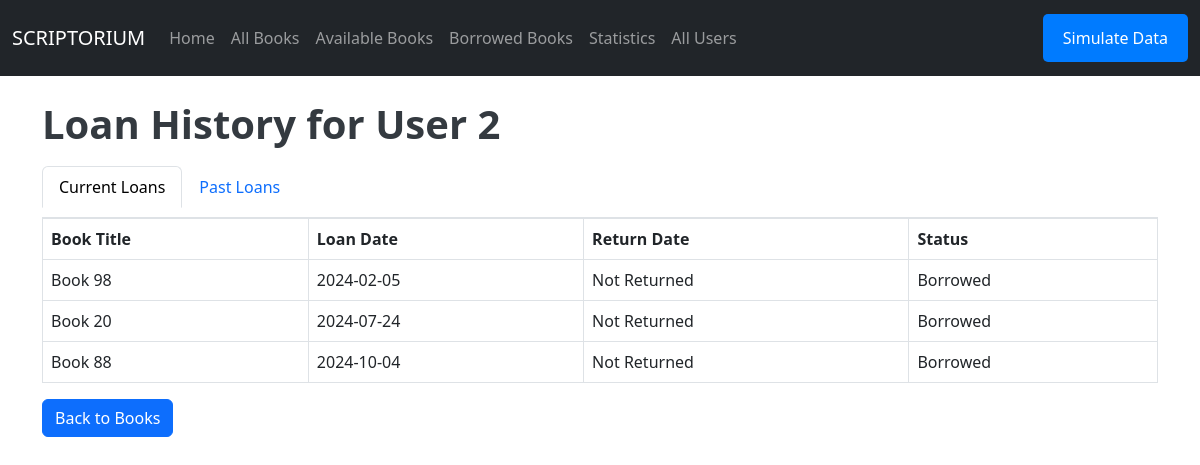
Page /users/2/loans on the earlier database version.
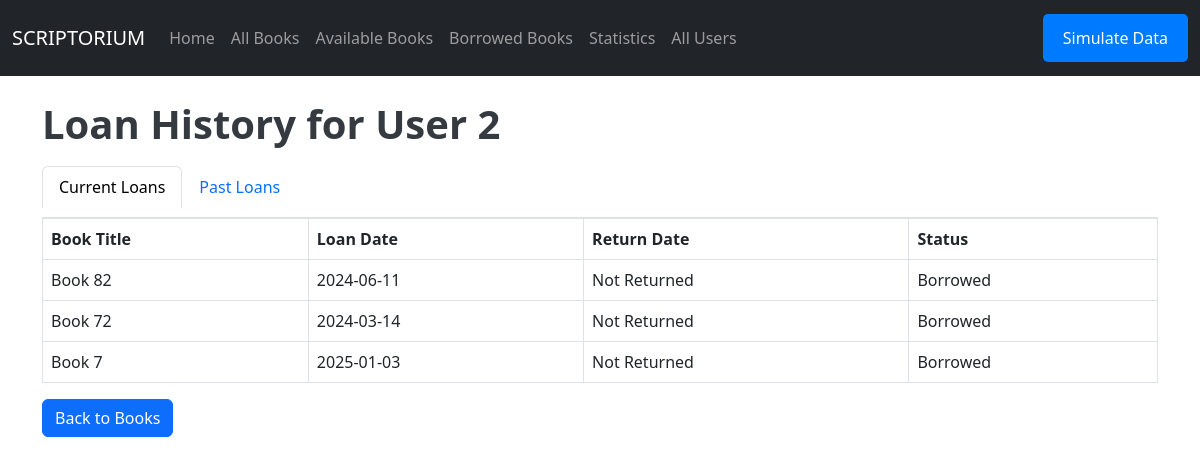
Same page on the later database version.
### app/models.py (models this page shows)
class User(db.Model):
    id = db.Column(db.Integer, primary_key=True)
    name = db.Column(db.String(100), nullable=False)
    loans = db.relationship('Loan', back_populates='user')

class Loan(db.Model):
    id = db.Column(db.Integer, primary_key=True)
    user_id = db.Column(db.Integer, db.ForeignKey('user.id'), nullable=False)
    book_id = db.Column(db.Integer, db.ForeignKey('book.id'), nullable=False)
    loan_date = db.Column(db.String(10), nullable=False)
    return_date = db.Column(db.String(10), nullable=True)
    user = db.relationship('User', back_populates='loans')
    book = db.relationship('Book', back_populates='loans')

class Book(db.Model):
    id = db.Column(db.Integer, primary_key=True)
    title = db.Column(db.String(100), nullable=False)
    author = db.Column(db.String(100), nullable=False)
    published_date = db.Column(db.String(10), nullable=False)
    status = db.Column(db.String(10), default="available")
    pages = db.Column(db.Integer, nullable=False)
    goodread_rating = db.Column(db.Float, nullable=False)
    loans = db.relationship('Loan', back_populates='book')

### app/routes.py (the view)
@main.route('/users/<int:user_id>/loans')
def user_loans(user_id):
    user = User.query.get_or_404(user_id)
    current_loans = Loan.query.filter_by(user_id=user_id, return_date=None).all()
    past_loans = Loan.query.filter_by(user_id=user_id).filter(Loan.return_date.isnot(None)).all()
    return render_template('user_loans.html', user=user, current_loans=current_loans, past_loans=past_loans, title=f"{user.name}'s Loan History")

### app/templates/user_loans.html (shortened to what this page needs)
{% extends 'base.html' %}
{% block content %}
<h1>Loan History for {{ user.name }}</h1>
<ul class="nav nav-tabs" id="loanTabs" role="tablist">
  <li class="nav-item">
    <a class="nav-link active" id="current-loans-tab" data-bs-toggle="tab" href="#current-loans" role="tab">Current Loans</a>
  </li>
  <li class="nav-item">
    <a class="nav-link" id="past-loans-tab" data-bs-toggle="tab" href="#past-loans" role="tab">Past Loans</a>
  </li>
</ul>
<div class="tab-content" id="loanTabsContent">
  <div class="tab-pane fade show active" id="current-loans" role="tabpanel">
    <table class="table table-bordered">
      <thead>
          <tr>
              <th>Book Title</th>
              <th>Loan Date</th>
              <th>Return Date</th>
              <th>Status</th>
          </tr>
      </thead>
      <tbody>
          {% for loan in current_loans %}
          <tr>
              <td>{{ loan.book.title }}</td>
              <td>{{ loan.loan_date }}</td>
              <td>{{ loan.return_date if loan.return_date else "Not Returned" }}</td>
              <td>{{ "Returned" if loan.return_date else "Borrowed" }}</td>
          </tr>
          {% endfor %}
      </tbody>
    </table>
  </div>
</div>
<a href="/books" class="btn btn-primary">Back to Books</a>
{% endblock %}

### app/templates/base.html (shortened to what this page needs)
<!DOCTYPE html>
<html lang="en">
<head>
    <link href="https://cdn.jsdelivr.net/npm/bootstrap@5.3.0-alpha3/dist/css/bootstrap.min.css" rel="stylesheet">
    <link rel="stylesheet" href="{{ url_for('static', filename='css/styles.css') }}">
</head>
<body>
    <nav class="navbar navbar-expand-lg navbar-dark bg-dark">
        <div class="container-fluid">
            <a class="navbar-brand" href="/">SCRIPTORIUM</a>
            <div class="collapse navbar-collapse" id="navbarNav">
                <ul class="navbar-nav me-auto">
                    <li class="nav-item"><a class="nav-link" href="/">Home</a></li>
                    <li class="nav-item"><a class="nav-link" href="/books">All Books</a></li>
                    <li class="nav-item"><a class="nav-link" href="/books/available">Available Books</a></li>
                    <li class="nav-item"><a class="nav-link" href="/books/borrowed">Borrowed Books</a></li>
                    <li class="nav-item"><a class="nav-link" href="/statistics">Statistics</a></li>
                    <li class="nav-item"><a class="nav-link" href="/users">All Users</a></li>
                </ul>
                <button id="simulateButton" class="btn btn-warning btn-sm" onclick="simulateData()">Simulate Data</button>
            </div>
        </div>
    </nav>
    <div class="container mt-4">
        {% block content %}{% endblock %}
    </div>
</body>
</html>

### app/static/css/styles.css (style rules this page uses)
h1 { font-size: 2.5rem; color: #343a40; font-weight: bold; }
ul { list-style: none; padding-left: 0; }
ul li { margin: 10px 0; }
#simulateButton { background-color: #007bff; border: none; color: white; padding: 12px 20px; font-size: 1rem; border-radius: 5px; cursor: pointer; transition: background-color 0.3s ease; }

Differences in the rows shown:
no longer on this page (row edited): Loan: book "Book 88", loan_date "2024-10-04", return_date "Not Returned", return_date "Borrowed"
changed Loan: book "Book 98" → "Book 82"; loan_date "2024-02-05" → "2024-06-11"
changed Loan: book "Book 20" → "Book 72"; loan_date "2024-07-24" → "2024-03-14"
now on this page (row edited): Loan: book "Book 7", loan_date "2025-01-03", return_date "Not Returned", return_date "Borrowed"
